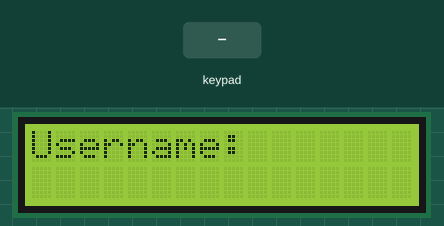
This sketch was run on a simulated Arduino Mega 2560, built with avr-gcc and run on an emulated ATmega2560. Shown: 16×2 character LCD. The test bench sets the inputs (shaded band).

Above: at 1.2 s.
1.3 s: keypad keys 7 + 5 = pressed 0.4 s apart
At 2.9 s:
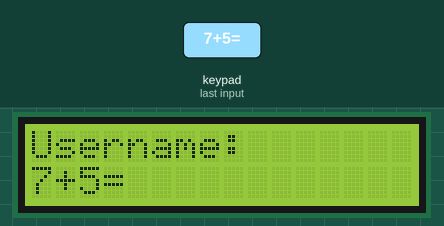
4.4 s: key 'C' pressed
At 5.6 s:
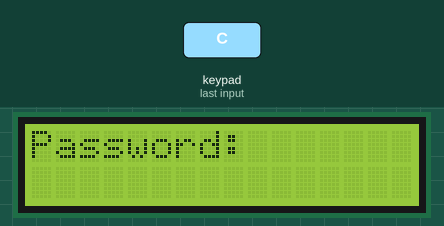
5.9 s: key '=' pressed
At 6.9 s:
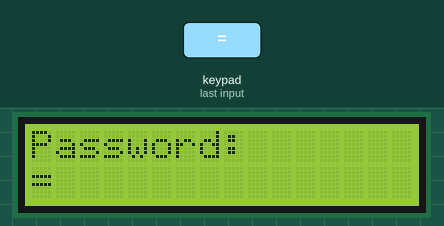
7.4 s: keypad keys 1 2 3 = pressed 0.4 s apart
At 10.0 s:
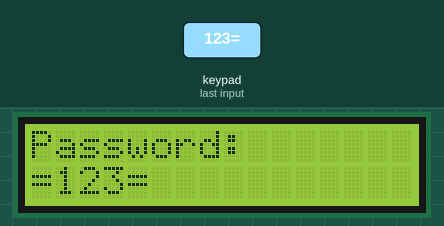
10.5 s: key '+' pressed
At 11.4 s:
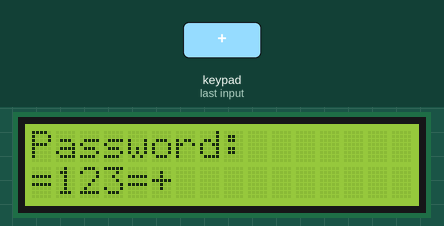
12.0 s: keypad keys 2 3 2 5 2 7 2 9 = pressed 0.4 s apart
At 16.2 s:
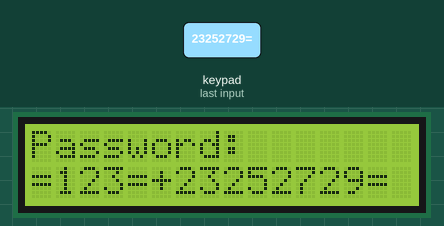
Timing chart, 0 to 17.7 s (numbered marks = the images above; inputs shaded):
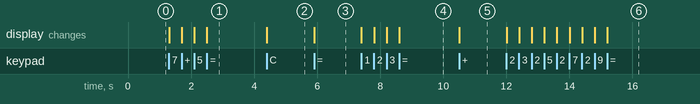

The sketch:

UserPass_2.ino
```cpp
#include <Keypad.h>
#include <LiquidCrystal.h>
#include <String.h>

const byte ROWS = 4;
const byte COLS = 4;
char keys[ROWS][COLS] = {
  {'7','8','9','÷'},
  {'4','5','6','×'},
  {'1','2','3','-'},
  {'C','0','=','+'}
};
byte rowPins[ROWS] = {23, 25, 27, 29};
byte colPins[COLS] = {31, 33, 35, 37};
Keypad keypad = Keypad(makeKeymap(keys), rowPins, colPins, ROWS, COLS);

const int RS = 13, EN = 12, D4 = 8, D5 = 9, D6 = 10, D7 = 11;
LiquidCrystal lcd(RS, EN, D4, D5, D6, D7);

const String USERNAME = "62";
const String PASSWORD = "123";

void setup() {
  lcd.begin(16, 2);
}

void loop() {
  String username = getInput("Username:");
  String password = getInput("Password:");
  lcd.clear();
  lcd.setCursor(0, 0);
  if (username != USERNAME)
    lcd.print("Invalid Username");
  else if (password != PASSWORD)
    lcd.print("Wrong Password");
  else
    lcd.print("Successful!");
  delay(1000);
}

String getInput(String mesg) {
  String input = "";
  lcd.clear();
  lcd.setCursor(0, 0);
  lcd.print(mesg);
  lcd.setCursor(0, 1);
  char key = keypad.waitForKey();
  while(key != 'C') {
    lcd.print(key);
    input += key;
    key = keypad.waitForKey();
  }
  lcd.clear();
  return input;
}
```

Measured:
- after the input at 1.3 s, the display: first changes at once (image 1 shows a later state)
- after the input at 4.4 s, the display: changes at once (image 2)
- after the input at 5.9 s, the display: changes at once (image 3)
- after the input at 7.4 s, the display: first changes at once (image 4 shows a later state)
- after the input at 10.5 s, the display: changes at once (image 5)
- after the input at 12.0 s, the display: first changes at once (image 6 shows a later state)
